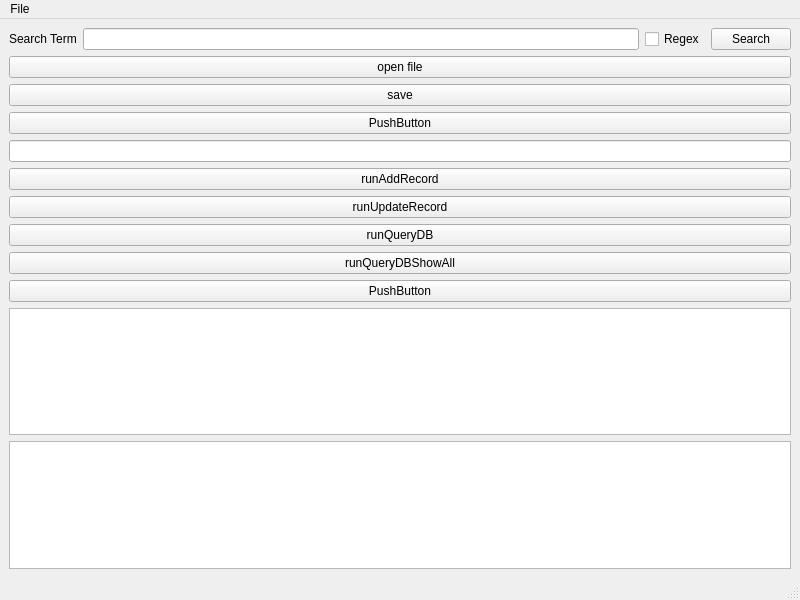
<?xml version="1.0" encoding="UTF-8"?>
<ui version="4.0">
 <class>MainWindow</class>
 <widget class="QMainWindow" name="MainWindow">
  <property name="geometry">
   <rect>
    <x>0</x>
    <y>0</y>
    <width>800</width>
    <height>600</height>
   </rect>
  </property>
  <property name="windowTitle">
   <string>MainWindow</string>
  </property>
  <widget class="QWidget" name="centralwidget">
   <layout class="QVBoxLayout" name="verticalLayout">
    <item>
     <layout class="QHBoxLayout" name="horizontalLayout">
      <item>
       <widget class="QLabel" name="label">
        <property name="text">
         <string>Search Term</string>
        </property>
       </widget>
      </item>
      <item>
       <widget class="QLineEdit" name="lineEdit"/>
      </item>
      <item>
       <widget class="QCheckBox" name="checkBox">
        <property name="text">
         <string>Regex</string>
        </property>
       </widget>
      </item>
      <item>
       <widget class="QPushButton" name="searchButton">
        <property name="text">
         <string>Search</string>
        </property>
       </widget>
      </item>
     </layout>
    </item>
    <item>
     <widget class="QPushButton" name="openFileButton">
      <property name="text">
       <string>open file</string>
      </property>
     </widget>
    </item>
    <item>
     <widget class="QPushButton" name="saveResultsButton">
      <property name="text">
       <string>save</string>
      </property>
     </widget>
    </item>
    <item>
     <widget class="QPushButton" name="pushButton_3">
      <property name="text">
       <string>PushButton</string>
      </property>
     </widget>
    </item>
    <item>
     <widget class="QLineEdit" name="searchLineEdit"/>
    </item>
    <item>
     <widget class="QPushButton" name="runAddRecordButton">
      <property name="text">
       <string>runAddRecord</string>
      </property>
     </widget>
    </item>
    <item>
     <widget class="QPushButton" name="runUpdateRecordButton">
      <property name="text">
       <string>runUpdateRecord</string>
      </property>
     </widget>
    </item>
    <item>
     <widget class="QPushButton" name="runQueryDBButton">
      <property name="text">
       <string>runQueryDB</string>
      </property>
     </widget>
    </item>
    <item>
     <widget class="QPushButton" name="runQueryDBShowAllButton">
      <property name="text">
       <string>runQueryDBShowAll</string>
      </property>
     </widget>
    </item>
    <item>
     <widget class="QPushButton" name="pushButton_5">
      <property name="text">
       <string>PushButton</string>
      </property>
     </widget>
    </item>
    <item>
     <widget class="QTextBrowser" name="resultsTextEdit"/>
    </item>
    <item>
     <widget class="QTextEdit" name="textEdit"/>
    </item>
   </layout>
  </widget>
  <widget class="QMenuBar" name="menubar">
   <property name="geometry">
    <rect>
     <x>0</x>
     <y>0</y>
     <width>800</width>
     <height>17</height>
    </rect>
   </property>
   <widget class="QMenu" name="menuFile">
    <property name="title">
     <string>File</string>
    </property>
    <addaction name="actionOpen"/>
    <addaction name="actionExit"/>
   </widget>
   <addaction name="menuFile"/>
  </widget>
  <widget class="QStatusBar" name="statusbar"/>
  <action name="actionOpen">
   <property name="text">
    <string>Open</string>
   </property>
  </action>
  <action name="actionExit">
   <property name="text">
    <string>Exit</string>
   </property>
  </action>
 </widget>
 <resources/>
 <connections/>
</ui>
